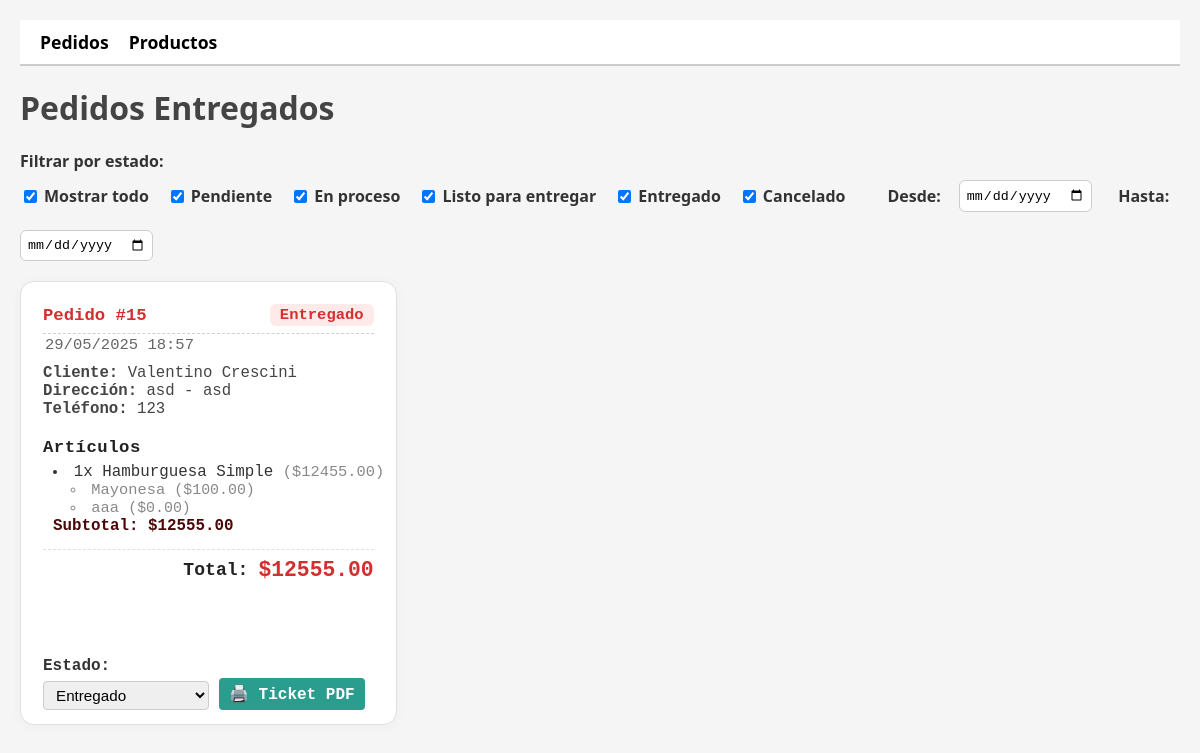
The app's page /panel/pedidos/entregados/, older data.
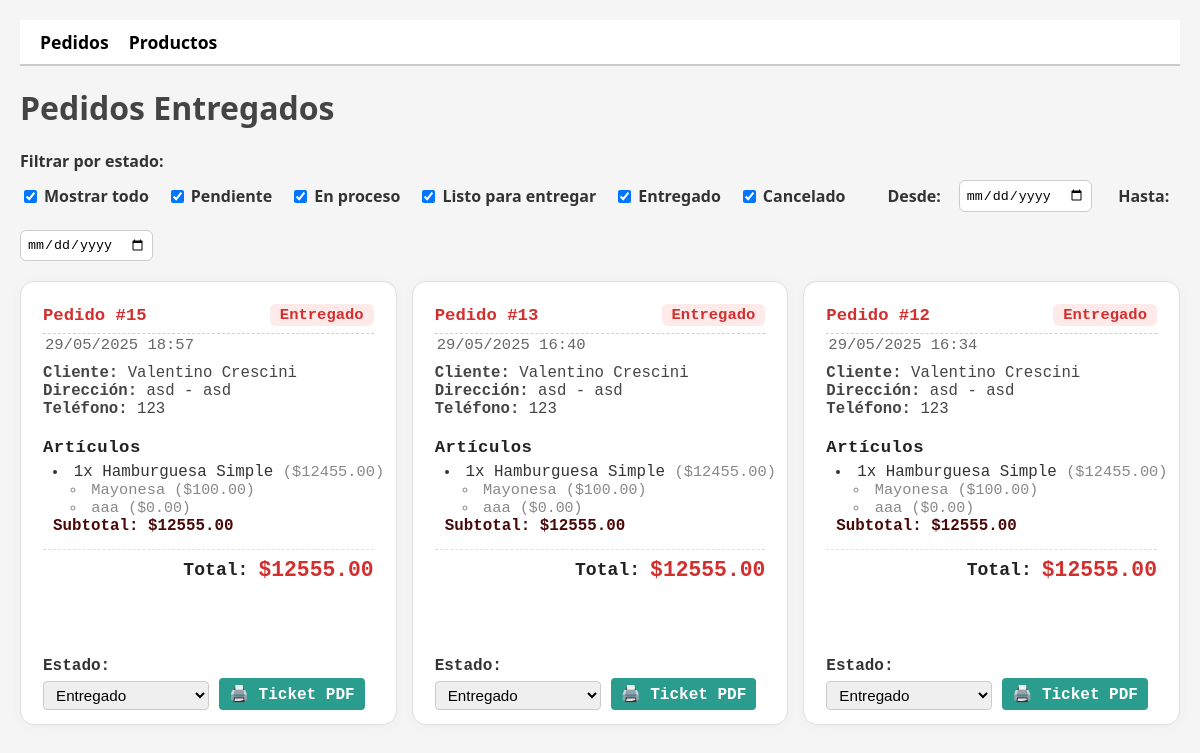
The same page, newer data.
### mi_app/models.py (models this page shows, shortened)
class Pedido(models.Model):
    ESTADOS = [
        ('pendiente', 'Pendiente'),
        ('proceso', 'En proceso'),
        ('listo', 'Listo para entregar'),
        ('entregado', 'Entregado'),
        ('cancelado', 'Cancelado'),
    ]
    cliente = models.ForeignKey(
        settings.AUTH_USER_MODEL,
        on_delete=models.CASCADE,
        related_name='pedidos',
        null=True, blank=True
    )
    cliente_nombre = models.CharField(max_length=100)
    cliente_direccion = models.CharField(max_length=200)
    cliente_telefono = models.CharField(max_length=20, blank=True)
    total = models.DecimalField(max_digits=10, decimal_places=2, default=0)
    estado = models.CharField(max_length=20, choices=ESTADOS, default='pendiente')
    fecha_creacion = models.DateTimeField(auto_now_add=True)

class PedidoProducto(models.Model):
    pedido = models.ForeignKey(Pedido, on_delete=models.CASCADE, related_name='items')
    producto = models.ForeignKey(Producto, on_delete=models.CASCADE)
    cantidad = models.PositiveIntegerField(default=1)
    opciones_seleccionadas = models.ManyToManyField(PersonalizacionOpcion, blank=True)
    nombre_producto = models.CharField(max_length=200)
    precio_producto = models.DecimalField(max_digits=10, decimal_places=2)
    def subtotal(self):
        subtotal_base = self.producto.precio * self.cantidad
        extras = sum([op.precio_extra for op in self.opciones_seleccionadas.all()])
        return subtotal_base + (extras * self.cantidad)

class PersonalizacionOpcion(models.Model):
    campo = models.ForeignKey(PersonalizacionCampo, on_delete=models.CASCADE, related_name='opciones')
    nombre = models.CharField(max_length=100)
    precio_extra = models.DecimalField(max_digits=6, decimal_places=2, default=0)

class Producto(models.Model):
    nombre = models.CharField(max_length=100)
    descripcion = models.TextField(blank=True)
    precio = models.DecimalField(max_digits=8, decimal_places=2)
    categoria = models.CharField(max_length=50)
    disponible = models.BooleanField(default=True)
    personalizable = models.BooleanField(default=False)
    campos_personalizacion = models.ManyToManyField('PersonalizacionCampo', blank=True, related_name='productos')
    imagen = models.ImageField(upload_to='productos/', blank=True, null=True)  # 👈 campo nuevo

### mi_app/views/admin.py (the view)
# urls.py: path('panel/pedidos/entregados/', views.pedidos_entregados_admin, name='pedidos_entregados_admin'),
def pedidos_entregados_admin(request):
    pedidos = Pedido.objects.filter(estado='entregado').order_by('-fecha_creacion')
    return render(request, 'admin/pedidos_entregados_admin.html', {'pedidos': pedidos})

### mi_app/templates/admin/pedidos_entregados_admin.html
{% extends "admin/pedidos_admin.html" %}
{% block titulo %}
<h1>Pedidos Entregados</h1>
{% endblock %}
{% block content %}
{{ block.super }}
{% endblock %}

### mi_app/templates/admin/pedidos_admin.html (shortened to what the changed rows need)
{% load static %}
<link rel="stylesheet" href="{% static 'css/admin_panel.css' %}">
{% block titulo %}{% endblock %}
{% block content %}
<link rel="stylesheet" href="{% static 'css/pedidos_admin.css' %}">
<form id="filtros-form" method="get" style="margin-bottom: 20px;">
  <div style="display:flex; gap:18px; flex-wrap:wrap; margin-top:8px; align-items:center;">
    <label style="display:flex; align-items:center; gap:4px;">
      <input type="checkbox" id="mostrar-todo-estados">
      Mostrar todo
    </label>
    {% for key, label in pedidos.0.ESTADOS %}
      <label style="display:flex; align-items:center; gap:4px;">
        <input type="checkbox" name="estado" value="{{ key }}"
          {% if key in estados_seleccionados or not estados_seleccionados %}checked{% endif %}>
        {{ label }}
      </label>
    {% endfor %}
    <label style="margin-left:24px; font-weight:600;">Desde:</label>
    <input type="date" name="fecha_inicio" value="{{ fecha_inicio }}" style="padding:6px; border-radius:6px; border:1px solid #ccc;">
    <label style="margin-left:8px; font-weight:600;">Hasta:</label>
    <input type="date" name="fecha_fin" value="{{ fecha_fin }}" style="padding:6px; border-radius:6px; border:1px solid #ccc;">
  </div>
</form>
  <div id="pedidos-grid" class="pedidos-grid">
    {% for pedido in pedidos %}
      <div class="recibo-pedido-admin">
        <div class="recibo-header-admin">
          <span class="recibo-numero-admin">Pedido #{{ pedido.id }}</span>
          <span class="recibo-estado-admin pedido-estado-{{ pedido.estado }}">{{ pedido.get_estado_display }}</span>
        </div>
        <div class="recibo-fecha-admin">
          {{ pedido.fecha_creacion|date:"d/m/Y H:i" }}
        </div>
        <div class="recibo-datos-admin">
          <div><strong>Cliente:</strong> {{ pedido.cliente_nombre }}</div>
          <div><strong>Dirección:</strong> {{ pedido.cliente_direccion }}</div>
          <div><strong>Teléfono:</strong> {{ pedido.cliente_telefono }}</div>
        </div>
        <div class="recibo-articulos-admin">
          <h4>Artículos</h4>
          <ul class="opciones-lista-admin">
            {% for item in pedido.items.all %}
              <li>
                {{ item.cantidad }}x {{ item.nombre_producto }}
                <span style="color:#888; font-size:0.97em;">
                  (${{ item.precio_producto|stringformat:".2f" }})
                </span>
                {% if item.opciones_seleccionadas.all %}
                  <ul>
                    {% for op in item.opciones_seleccionadas.all %}
                      <li>
                        {{ op.nombre }}
                        <span style="color:#888; font-size:0.97em;">
                          (${{ op.precio_extra|stringformat:".2f" }})
                        </span>
                      </li>
                    {% endfor %}
                  </ul>
                {% endif %}
                <div style="font-weight:600; color:#4a0808;">
                  Subtotal: ${{ item.subtotal|stringformat:".2f" }}
                </div>
              </li>
            {% empty %}
              <li>No hay artículos en este pedido.</li>
            {% endfor %}
          </ul>
        </div>
        <div class="recibo-total-admin">
          <span>Total:</span>
          <span class="recibo-total-monto-admin">${{ pedido.total }}</span>
        </div>
        <div class="pedido-actions">
          <div class="pedido-estado" style="margin-top: 0;">
            <strong>Estado:</strong>
            <form method="post" action="{% url 'cambiar_estado_pedido' pedido.id %}">
              <select name="estado" onchange="this.form.submit()">
                {% for key, label in pedido.ESTADOS %}
                  <option value="{{ key }}" {% if pedido.estado == key %}selected{% endif %}>{{ label }}</option>
                {% endfor %}
              </select>
            </form>
          </div>
          <a href="{% url 'imprimir_pedido_pdf' pedido.id %}" target="_blank">🖨️ Ticket PDF</a>
        </div>
      </div>
    {% empty %}
      <p>No hay pedidos para mostrar.</p>
    {% endfor %}
  </div>
{% endblock %}

Row changes from the older to the newer data that the page shows:
now on this page (row edited): Pedido: id "13", estado "Entregado", fecha_creacion "29/05/2025 16:40", cliente_nombre "Valentino Crescini", cliente_direccion "asd - asd", cliente_telefono "123", total "12555.00", PersonalizacionOpcion (nombre "Mayonesa", precio_extra "100.00"), PersonalizacionOpcion (nombre "aaa", precio_extra "0.00")
now on this page (row unchanged): PedidoProducto: cantidad "1", nombre_producto "Hamburguesa Simple", precio_producto "12455.00", subtotal "12555.00", PersonalizacionOpcion (nombre "Mayonesa", precio_extra "100.00"), PersonalizacionOpcion (nombre "aaa", precio_extra "0.00"), shown under "13"
now on this page (row edited): Pedido: id "12", estado "Entregado", fecha_creacion "29/05/2025 16:34", cliente_nombre "Valentino Crescini", cliente_direccion "asd - asd", cliente_telefono "123", total "12555.00", PersonalizacionOpcion (nombre "Mayonesa", precio_extra "100.00"), PersonalizacionOpcion (nombre "aaa", precio_extra "0.00")
now on this page (row unchanged): PedidoProducto: cantidad "1", nombre_producto "Hamburguesa Simple", precio_producto "12455.00", subtotal "12555.00", PersonalizacionOpcion (nombre "Mayonesa", precio_extra "100.00"), PersonalizacionOpcion (nombre "aaa", precio_extra "0.00"), shown under "12"
